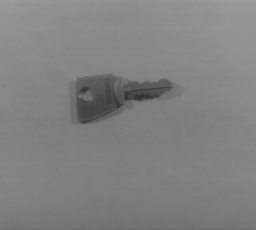
#> input picture img/CLEF.png, 256 x 230 px
$ jupyter execute '1. Análisis del histograma.ipynb'
#> lines starting #> are read from the running program, lines starting #| are printed output that depends on the picture
[cell 1]
import cv2
import matplotlib.pyplot as plt
import numpy as np

# Carga de imagenes

[cell 2]
clef_img = cv2.imread('../img/CLEF.png', cv2.IMREAD_COLOR)
#> clef_img is the input picture: shape (230, 256, 3); min 48, max 158, mean 129.2
muscle_img = cv2.imread('../img/MUSCLE.png',cv2.IMREAD_COLOR)
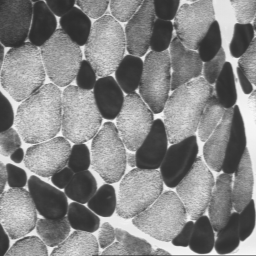
#> input picture img/MUSCLE.png, 256 x 256 px
#> muscle_img is the input picture: shape (256, 256, 3); min 44, max 249, mean 133.1

# Visualizacion de imagenes

[cell 3]
# imshow con matplotlib
plt.imshow(clef_img)
plt.show()

[cell 4]
# display con PIL
from PIL import Image

display(Image.fromarray(clef_img))

[cell 5]
fig, ax = plt.subplots(1,2,figsize=(8,16))

ax[0].imshow(clef_img)
ax[1].imshow(muscle_img)
plt.show()
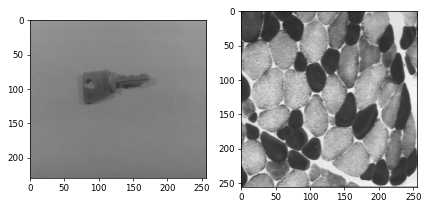
#> figure drawn by matplotlib, 2 panels

# Histograma

[cell 6]
# histograma con cv2
hist = cv2.calcHist([clef_img],[0],None,[256],[0,256])
#> hist = 256 values, max 3971 at index 127, min 0 at index 0, mean 230
plt.plot(hist)
plt.show()
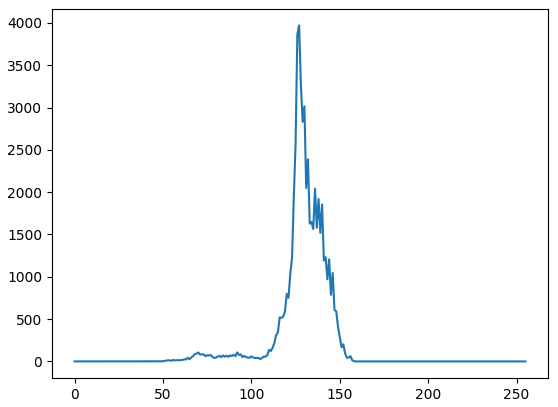
#> figure drawn by matplotlib, 1 panel; curve peaks at x = 127, y = 3971

[cell 7]
hist = cv2.calcHist([muscle_img],[0],None,[256],[0,256])
#> hist = 256 values, max 1174 at index 57, min 0 at index 0, mean 256
plt.plot(hist)
plt.show()
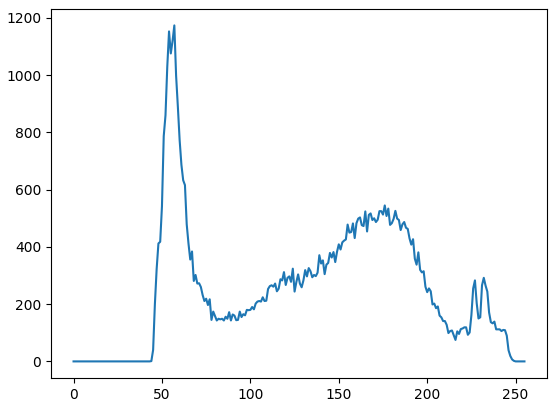
#> figure drawn by matplotlib, 1 panel; curve peaks at x = 57, y = 1174

[cell 8]
# histograma con numpy
def show_histogram(image, values=256):
#> called with values = 256
  histogram, bin_edges = np.histogram(image, bins=values, range=(0, values-1))
#> histogram = 256 values, max 11913 at index 127, min 0 at index 0, mean 690; bin_edges = 257 values from 0 to 255
  fig, ax = plt.subplots()
  ax.set_title("Grayscale Histogram")
  ax.set_xlabel("grayscale value")
  ax.set_ylabel("pixel count")
  ax.set_xlim([0.0, values-1])

  ax.plot(bin_edges[0:-1], histogram)
  plt.show()
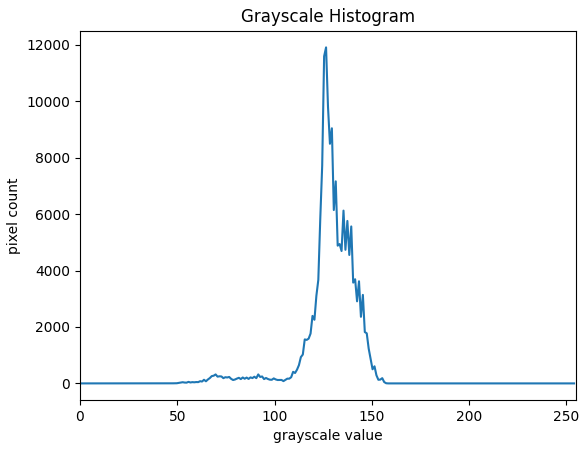
#> figure drawn by matplotlib, 1 panel; curve peaks at x = 126.5, y = 11913

[cell 9]
show_histogram(clef_img)

[cell 10]
show_histogram(muscle_img)
#> call 2 of show_histogram, with values = 256
#> in show_histogram (call 2), `histogram, bin_edges = np.histogram(image, bins=values, range=(0, valu..`: histogram = 256 values, max 3522 at index 57, min 0 at index 0, mean 768
#> in show_histogram (call 2), `plt.show()`:
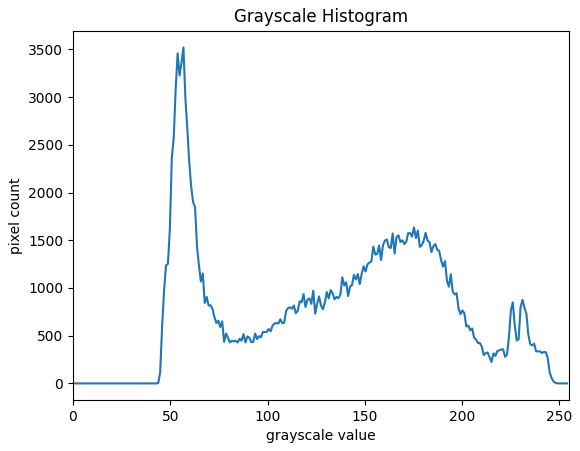
#> figure drawn by matplotlib, 1 panel; curve peaks at x = 56.78, y = 3522
